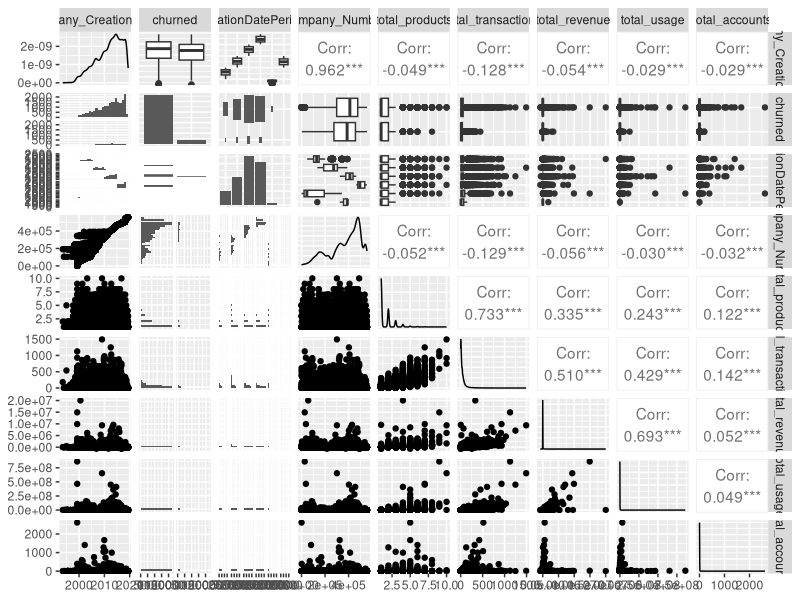
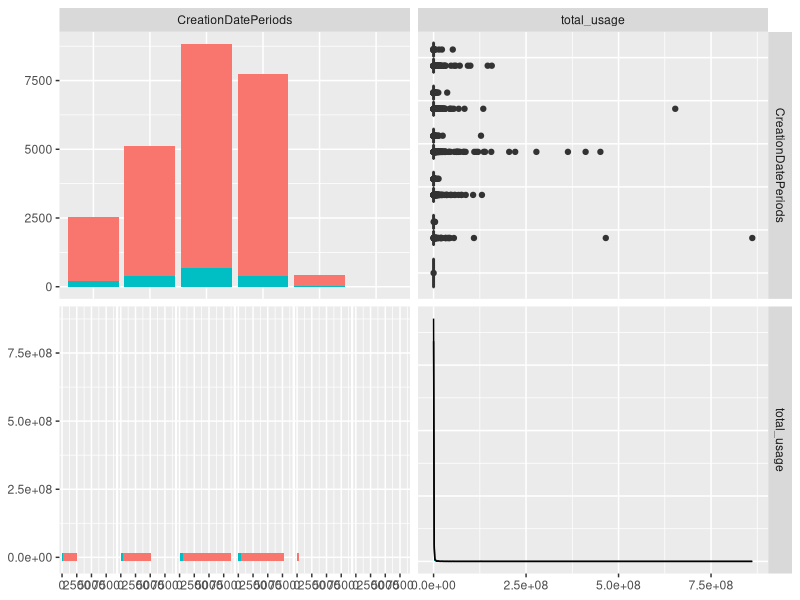
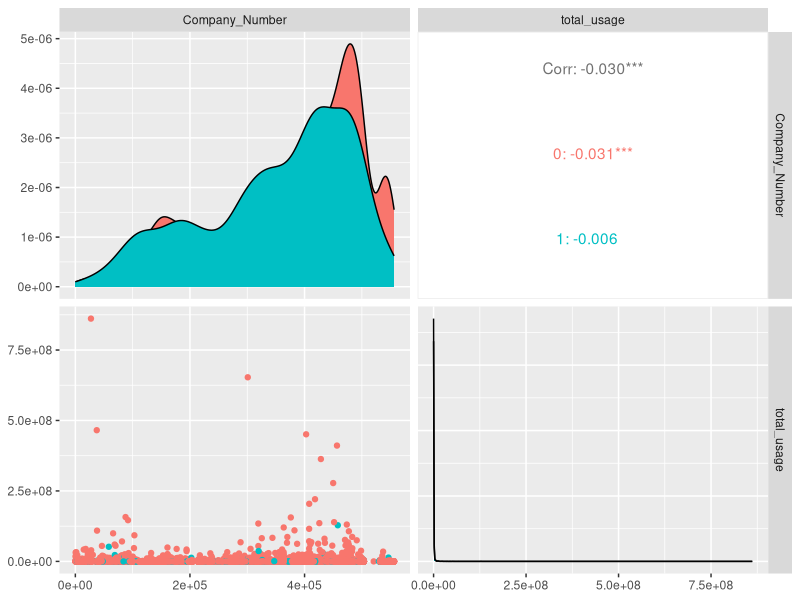
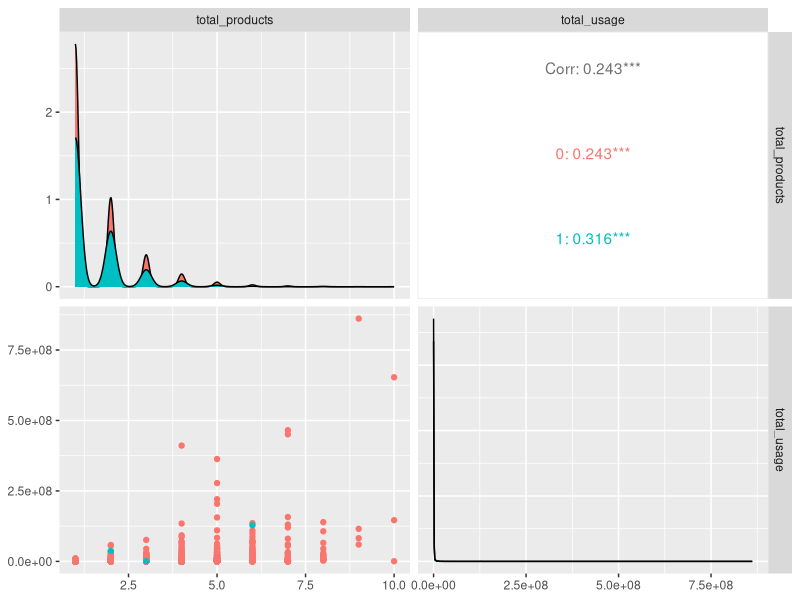
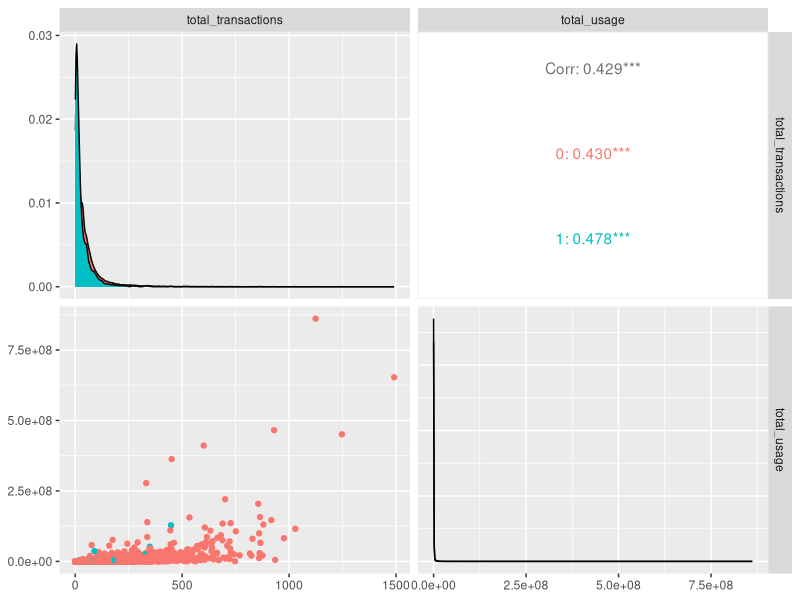
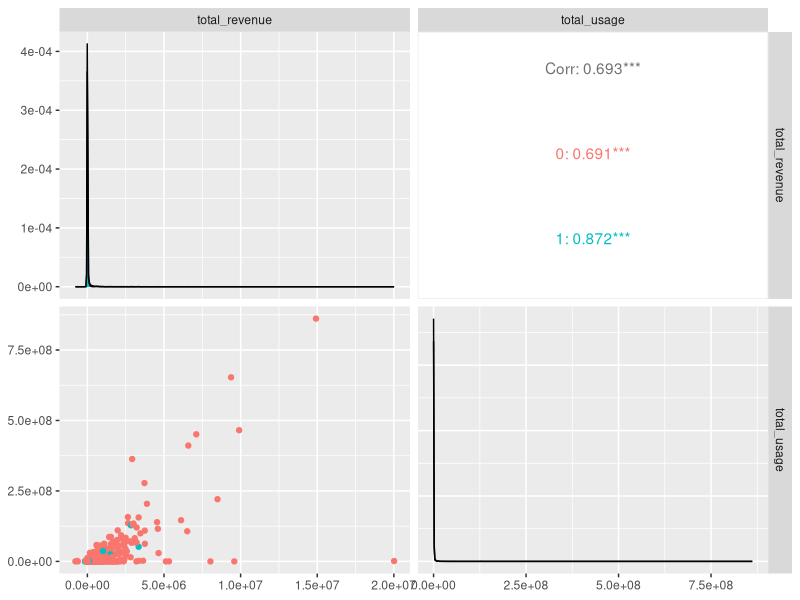
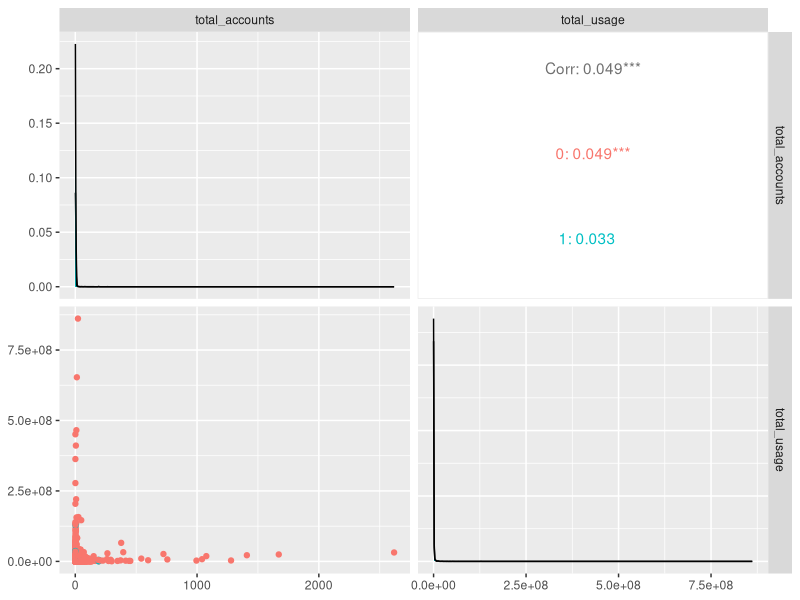

These figures' R source, in order:
## ---- chunk 1
knitr::opts_chunk$set(echo = FALSE)
## ---- chunk 2

library(Hmisc)
library(e1071)
library(caret)
library(GGally)
library(lubridate)
library(RANN)
library(tidyverse)

setwd("C:/Users/ectroudt/ISQA_8080_Course_Project/ISQA_8080/Course_Project/")


## ---- chunk 3

model_data <- read.csv("Model Dataset for Students.csv")

str(model_data)
describe(model_data)


model_data$churned <- as.factor(model_data$churned)

model_data$Company_Creation_Date <- as.character(model_data$Company_Creation_Date)

model_data$Company_Creation_Date <- dmy_hms(model_data$Company_Creation_Date)

# Create intervals for Company_Creation_Date 
Start_90s = as.Date('1990-01-01')
End_90s = as.Date('1999-12-31')

Start_2000s_1stHalf = as.Date('2000-01-01')
End_2000s_1stHalf = as.Date('2004-12-31')

Start_2000s_2ndHalf = as.Date('2005-01-01')
End_2000s_2ndHalf = as.Date('2009-12-31')

Start_2010s_1stHalf = as.Date('2010-01-01')
End_2010s_1stHalf = as.Date('2014-12-31')

Start_2010s_2ndHalf = as.Date('2015-01-01')
End_2010s_2ndHalf = as.Date('2019-12-31')

# Create new column for Creation_Date periods
model_data$CreationDatePeriods = lapply(model_data$Company_Creation_Date, FUN = function(x){
          
  if(is.na(x)){
    return(NA)
  }else if(Start_90s <= x & x <= End_90s){
    return("90s")
  }else if(Start_2000s_1stHalf <= x & x <= End_2000s_1stHalf){
    return("2000 - 2004")
  }else if(Start_2000s_2ndHalf <= x & x <= End_2000s_2ndHalf){
    return("2005 - 2009")
  }else if(Start_2010s_1stHalf <= x & x <= End_2010s_1stHalf){
    return("2010 - 2014")
  }else if(Start_2010s_2ndHalf <= x & x <= End_2010s_2ndHalf){
    return("2015 - 2019")
  }else{
    return(NA)
    }
})


# Convert returned list of characters to factor
model_data$CreationDatePeriods <- unlist(model_data$CreationDatePeriods)

model_data$CreationDatePeriods <- as.factor(model_data$CreationDatePeriods)

model_data$CreationDatePeriods <- addNA(model_data$CreationDatePeriods, ifany = TRUE)

model_data_num <- model_data %>% select_if(is.numeric)
model_data_non_num <- model_data %>% select_if(~!is.numeric(.x))


# Use preProcess to imput missing values using KNN model, **May automatically apply centering and scaling?
pre_Imputed_model_Data <- preProcess(model_data_num, method = c("bagImpute"))
imputed_model_Data <- predict(pre_Imputed_model_Data, model_data_num)

model_data_bagImputed<- cbind(model_data_non_num, imputed_model_Data)
summary(model_data_bagImputed)

describe(imputed_model_Data)

summary(imputed_model_Data)

ggpairs(model_data_bagImputed)


ggpairs(model_data_bagImputed, columns = c(3, 8), aes(color = churned))
ggpairs(model_data_bagImputed, columns = c(4, 8), aes(color = churned))
ggpairs(model_data_bagImputed, columns = c(5, 8), aes(color = churned))
ggpairs(model_data_bagImputed, columns = c(6, 8), aes(color = churned))
ggpairs(model_data_bagImputed, columns = c(7, 8), aes(color = churned))
ggpairs(model_data_bagImputed, columns = c(9, 8), aes(color = churned))
